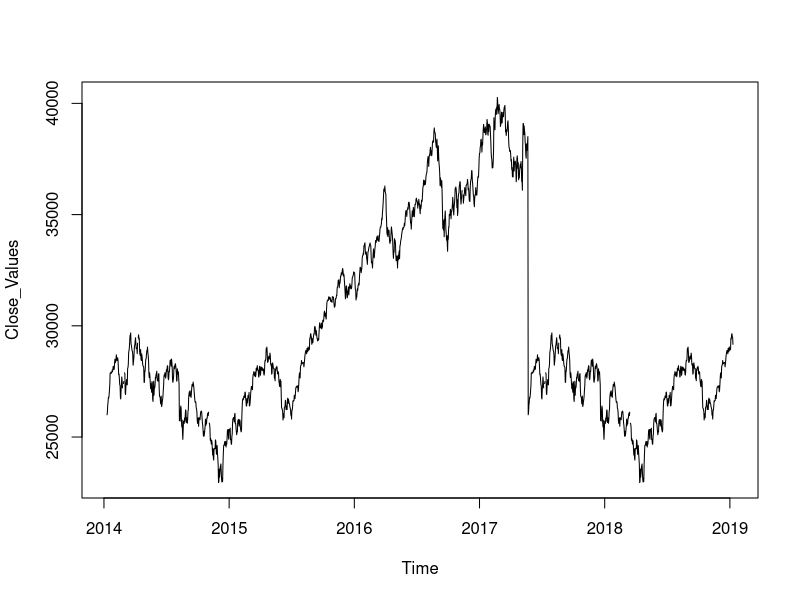

Generate this figure with R: (Note: this script raises an error after producing the figure.)


Sensex <- read.csv("BSESN.csv")
#str(Sensex)

Sensex<-Sensex[,colnames(Sensex)!="Adj.Close"]
#str(Sensex)

Sensex<-na.omit(Sensex)
#head(Sensex)



Close_Values<-ts(Sensex$Close,frequency=365,start=c(2014,10,16),end = c(2019,10,15))
plot.ts(Close_Values)


LC<-log(Close_Values)
plot.ts(LC)
CHWF1<-HoltWinters(Close_Values,beta=NULL,gamma=NULL)
plot(CHWF1)
CHWF1
CHWF1$SSE
#SSE = 12195092

#CHWF2<-HoltWinters(LC,beta=NULL,gamma=NULL)
#plot(CHWF2)
#CHWF2$SSE

#SSE = 46.45982

library(forecast)
class(LC)
fc<-forecast(CHWF1,h=365)

plot(fc)
accuracy(fc)

fc1<-forecast(CHWF1,h=730)

plot(fc1)
accuracy(fc1)




